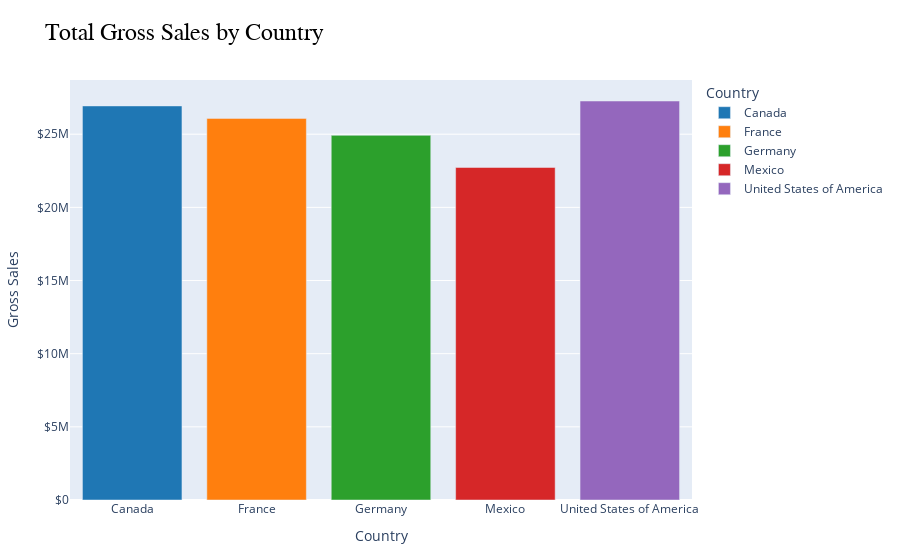

Notebook source saved alongside this figure:
### Code cell
# Group by Country and sum Gross_Sales
df_gross_sales_country = df.groupby('Country')['Gross_Sales'].sum().reset_index()

# Define a color for each country
bar_colors = ['#1f77b4', '#ff7f0e', '#2ca02c', '#d62728', '#9467bd']

# Plot using Plotly
fig = px.bar(
    df_gross_sales_country,
    x='Country',
    y='Gross_Sales',
    title='Total Gross Sales by Country',
    labels={'Gross_Sales': 'Gross Sales'},
    color='Country',  # Use Country for color mapping
    color_discrete_sequence=bar_colors
)
fig.update_traces(textposition='outside')
fig.update_layout(
    yaxis_tickprefix='$',
    yaxis_separatethousands=True,
    title_font_size=24,
    title_font_family='Arial',
    title_font_color='black',
    title_font=dict(size=24, family='Arial', color='black'),
    margin=dict(l=60, r=60, t=80, b=60)  # Add padding
)
fig.show()

### Figure 1 — Plotly figure (JSON) as saved in the notebook; plotly's stock layout.template omitted (floating-point values rounded to 4 significant figures)
{"data": [{"hovertemplate": "Country=%{x}<br>Gross Sales=%{y}<extra></extra>", "legendgroup": "Canada", "marker": {"color": "#1f77b4", "pattern": {"shape": ""}}, "name": "Canada", "orientation": "v", "showlegend": true, "textposition": "outside", "type": "bar", "x": ["Canada"], "xaxis": "x", "y": [26930000.0], "yaxis": "y"}, {"hovertemplate": "Country=%{x}<br>Gross Sales=%{y}<extra></extra>", "legendgroup": "France", "marker": {"color": "#ff7f0e", "pattern": {"shape": ""}}, "name": "France", "orientation": "v", "showlegend": true, "textposition": "outside", "type": "bar", "x": ["France"], "xaxis": "x", "y": [26080000.0], "yaxis": "y"}, {"hovertemplate": "Country=%{x}<br>Gross Sales=%{y}<extra></extra>", "legendgroup": "Germany", "marker": {"color": "#2ca02c", "pattern": {"shape": ""}}, "name": "Germany", "orientation": "v", "showlegend": true, "textposition": "outside", "type": "bar", "x": ["Germany"], "xaxis": "x", "y": [24920000.0], "yaxis": "y"}, {"hovertemplate": "Country=%{x}<br>Gross Sales=%{y}<extra></extra>", "legendgroup": "Mexico", "marker": {"color": "#d62728", "pattern": {"shape": ""}}, "name": "Mexico", "orientation": "v", "showlegend": true, "textposition": "outside", "type": "bar", "x": ["Mexico"], "xaxis": "x", "y": [22730000.0], "yaxis": "y"}, {"hovertemplate": "Country=%{x}<br>Gross Sales=%{y}<extra></extra>", "legendgroup": "United States of America", "marker": {"color": "#9467bd", "pattern": {"shape": ""}}, "name": "United States of America", "orientation": "v", "showlegend": true, "textposition": "outside", "type": "bar", "x": ["United States of America"], "xaxis": "x", "y": [27270000.0], "yaxis": "y"}], "layout": {"barmode": "relative", "legend": {"title": {"text": "Country"}, "tracegroupgap": 0}, "margin": {"b": 60, "l": 60, "r": 60, "t": 80}, "title": {"font": {"color": "black", "family": "Arial", "size": 24}, "text": "Total Gross Sales by Country"}, "xaxis": {"anchor": "y", "categoryarray": ["Canada", "France", "Germany", "Mexico", "United States of America"], "categoryorder": "array", "domain": [0, 1], "title": {"text": "Country"}}, "yaxis": {"anchor": "x", "domain": [0, 1], "separatethousands": true, "tickprefix": "$", "title": {"text": "Gross Sales"}}}}
